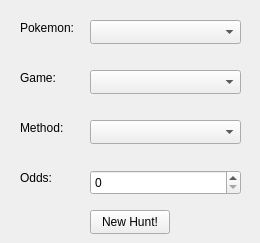
<?xml version="1.0" encoding="UTF-8"?>
<ui version="4.0">
 <class>NewHuntWindow</class>
 <widget class="QWidget" name="NewHuntWindow">
  <property name="geometry">
   <rect>
    <x>0</x>
    <y>0</y>
    <width>260</width>
    <height>243</height>
   </rect>
  </property>
  <property name="windowTitle">
   <string>Form</string>
  </property>
  <widget class="QPushButton" name="newHuntButton">
   <property name="geometry">
    <rect>
     <x>90</x>
     <y>210</y>
     <width>80</width>
     <height>24</height>
    </rect>
   </property>
   <property name="text">
    <string>New Hunt!</string>
   </property>
  </widget>
  <widget class="QLabel" name="pokemonLabel">
   <property name="geometry">
    <rect>
     <x>20</x>
     <y>20</y>
     <width>61</width>
     <height>16</height>
    </rect>
   </property>
   <property name="text">
    <string>Pokemon:</string>
   </property>
  </widget>
  <widget class="QLabel" name="gameLabel">
   <property name="geometry">
    <rect>
     <x>20</x>
     <y>70</y>
     <width>49</width>
     <height>16</height>
    </rect>
   </property>
   <property name="text">
    <string>Game:</string>
   </property>
  </widget>
  <widget class="QLabel" name="methodLabel">
   <property name="geometry">
    <rect>
     <x>20</x>
     <y>120</y>
     <width>49</width>
     <height>16</height>
    </rect>
   </property>
   <property name="text">
    <string>Method:</string>
   </property>
  </widget>
  <widget class="QComboBox" name="pokemonComboBox">
   <property name="geometry">
    <rect>
     <x>90</x>
     <y>20</y>
     <width>151</width>
     <height>24</height>
    </rect>
   </property>
  </widget>
  <widget class="QComboBox" name="gameComboBox">
   <property name="geometry">
    <rect>
     <x>90</x>
     <y>70</y>
     <width>151</width>
     <height>24</height>
    </rect>
   </property>
  </widget>
  <widget class="QComboBox" name="methodComboBox">
   <property name="geometry">
    <rect>
     <x>90</x>
     <y>120</y>
     <width>151</width>
     <height>24</height>
    </rect>
   </property>
  </widget>
  <widget class="QLabel" name="methodLabel_2">
   <property name="geometry">
    <rect>
     <x>20</x>
     <y>170</y>
     <width>49</width>
     <height>16</height>
    </rect>
   </property>
   <property name="text">
    <string>Odds:</string>
   </property>
  </widget>
  <widget class="QSpinBox" name="oddsSpinBox">
   <property name="geometry">
    <rect>
     <x>90</x>
     <y>170</y>
     <width>151</width>
     <height>25</height>
    </rect>
   </property>
   <property name="maximum">
    <number>8192</number>
   </property>
  </widget>
 </widget>
 <resources/>
 <connections/>
</ui>
